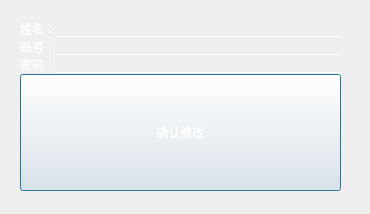
<?xml version="1.0" encoding="UTF-8"?>
<ui version="4.0">
 <class>EditEmployee</class>
 <widget class="QDialog" name="EditEmployee">
  <property name="geometry">
   <rect>
    <x>0</x>
    <y>0</y>
    <width>370</width>
    <height>214</height>
   </rect>
  </property>
  <property name="windowTitle">
   <string>Dialog</string>
  </property>
  <widget class="QLabel" name="label">
   <property name="geometry">
    <rect>
     <x>0</x>
     <y>0</y>
     <width>371</width>
     <height>221</height>
    </rect>
   </property>
   <property name="styleSheet">
    <string notr="true">background-image: url(:/file/images/back8.jpeg);</string>
   </property>
   <property name="text">
    <string/>
   </property>
  </widget>
  <widget class="QWidget" name="layoutWidget">
   <property name="geometry">
    <rect>
     <x>20</x>
     <y>20</y>
     <width>321</width>
     <height>171</height>
    </rect>
   </property>
   <layout class="QVBoxLayout" name="verticalLayout" stretch="10,10,10,7">
    <property name="spacing">
     <number>0</number>
    </property>
    <item>
     <layout class="QHBoxLayout" name="horizontalLayout">
      <item>
       <widget class="QLabel" name="label_3">
        <property name="styleSheet">
         <string notr="true">color: rgb(255, 255, 255);</string>
        </property>
        <property name="text">
         <string>姓名：</string>
        </property>
       </widget>
      </item>
      <item>
       <widget class="QLineEdit" name="lineEdit_name">
        <property name="styleSheet">
         <string notr="true">color:white;
background:transparent;
border:none;
border-bottom:1px solid #FFFFFF;</string>
        </property>
       </widget>
      </item>
     </layout>
    </item>
    <item>
     <layout class="QHBoxLayout" name="horizontalLayout_2">
      <item>
       <widget class="QLabel" name="label_2">
        <property name="styleSheet">
         <string notr="true">color: rgb(255, 255, 255);</string>
        </property>
        <property name="text">
         <string>账号：</string>
        </property>
       </widget>
      </item>
      <item>
       <widget class="QLineEdit" name="lineEdit_account">
        <property name="styleSheet">
         <string notr="true">color:white;
background:transparent;
border:none;
border-bottom:1px solid #FFFFFF;</string>
        </property>
       </widget>
      </item>
     </layout>
    </item>
    <item>
     <layout class="QHBoxLayout" name="horizontalLayout_3">
      <item>
       <widget class="QLabel" name="label_4">
        <property name="styleSheet">
         <string notr="true">color: rgb(255, 255, 255);</string>
        </property>
        <property name="text">
         <string>密码：</string>
        </property>
       </widget>
      </item>
      <item>
       <widget class="QLineEdit" name="lineEdit_password">
        <property name="styleSheet">
         <string notr="true">color:white;
background:transparent;
border:none;
border-bottom:1px solid #FFFFFF;</string>
        </property>
       </widget>
      </item>
     </layout>
    </item>
    <item>
     <widget class="QPushButton" name="pushButton">
      <property name="sizePolicy">
       <sizepolicy hsizetype="Minimum" vsizetype="Preferred">
        <horstretch>0</horstretch>
        <verstretch>0</verstretch>
       </sizepolicy>
      </property>
      <property name="styleSheet">
       <string notr="true">color:white;
</string>
      </property>
      <property name="text">
       <string>确认修改</string>
      </property>
     </widget>
    </item>
   </layout>
  </widget>
 </widget>
 <resources/>
 <connections/>
</ui>
